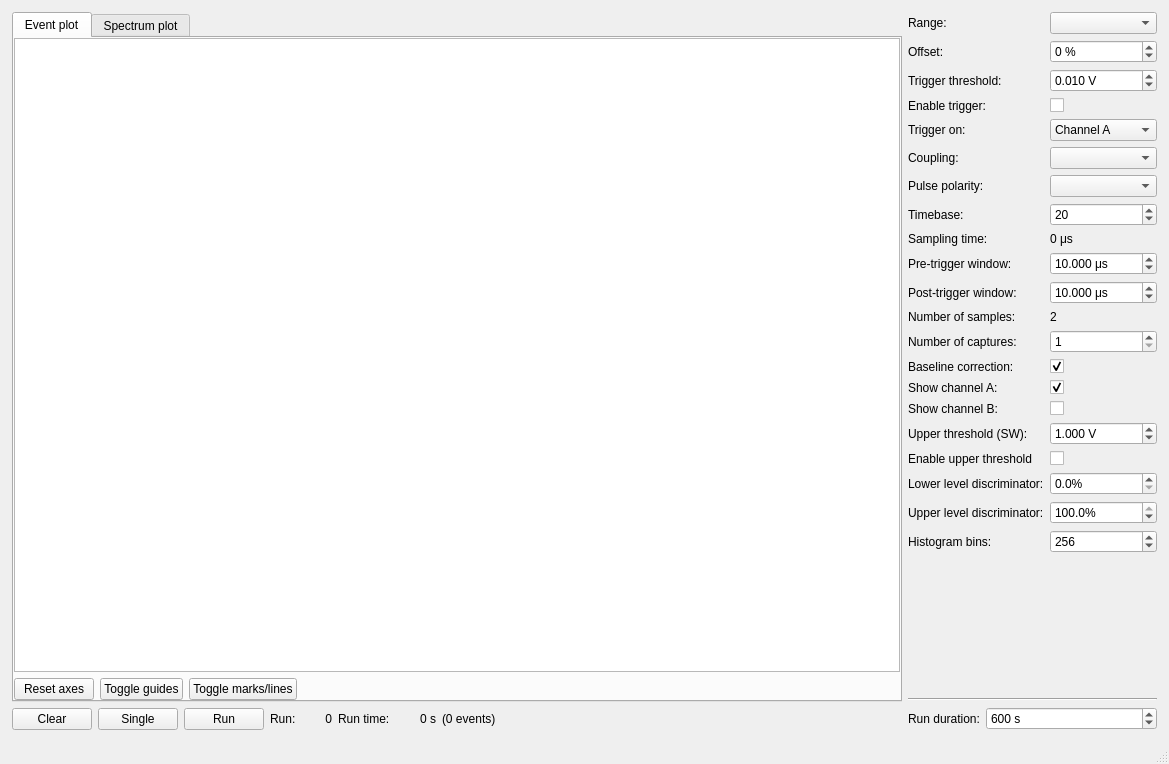
<?xml version="1.0" encoding="UTF-8"?>
<ui version="4.0">
 <class>MainWindow</class>
 <widget class="QMainWindow" name="MainWindow">
  <property name="geometry">
   <rect>
    <x>0</x>
    <y>0</y>
    <width>1169</width>
    <height>764</height>
   </rect>
  </property>
  <property name="windowTitle">
   <string>MainWindow</string>
  </property>
  <widget class="QWidget" name="centralwidget">
   <layout class="QHBoxLayout" name="horizontalLayout_2">
    <property name="leftMargin">
     <number>12</number>
    </property>
    <property name="topMargin">
     <number>12</number>
    </property>
    <property name="rightMargin">
     <number>12</number>
    </property>
    <property name="bottomMargin">
     <number>12</number>
    </property>
    <item>
     <layout class="QVBoxLayout" name="verticalLayout">
      <item>
       <widget class="QTabWidget" name="plot_tabs">
        <property name="currentIndex">
         <number>0</number>
        </property>
        <widget class="QWidget" name="event_tab">
         <attribute name="title">
          <string>Event plot</string>
         </attribute>
         <layout class="QVBoxLayout" name="verticalLayout_2">
          <property name="leftMargin">
           <number>0</number>
          </property>
          <property name="topMargin">
           <number>0</number>
          </property>
          <property name="rightMargin">
           <number>0</number>
          </property>
          <property name="bottomMargin">
           <number>0</number>
          </property>
          <item>
           <widget class="PlotWidget" name="event_plot"/>
          </item>
          <item>
           <layout class="QHBoxLayout" name="horizontalLayout_3">
            <item>
             <widget class="QPushButton" name="reset_event_axes_button">
              <property name="text">
               <string>Reset axes</string>
              </property>
             </widget>
            </item>
            <item>
             <widget class="QPushButton" name="toggle_guides_button1">
              <property name="text">
               <string>Toggle guides</string>
              </property>
             </widget>
            </item>
            <item>
             <widget class="QPushButton" name="toggle_markslines_button1">
              <property name="text">
               <string>Toggle marks/lines</string>
              </property>
             </widget>
            </item>
            <item>
             <spacer name="horizontalSpacer_2">
              <property name="orientation">
               <enum>Qt::Horizontal</enum>
              </property>
              <property name="sizeHint" stdset="0">
               <size>
                <width>40</width>
                <height>20</height>
               </size>
              </property>
             </spacer>
            </item>
           </layout>
          </item>
         </layout>
        </widget>
        <widget class="QWidget" name="spectrum_tab">
         <attribute name="title">
          <string>Spectrum plot</string>
         </attribute>
         <layout class="QVBoxLayout" name="verticalLayout_3">
          <property name="leftMargin">
           <number>0</number>
          </property>
          <property name="topMargin">
           <number>0</number>
          </property>
          <property name="rightMargin">
           <number>0</number>
          </property>
          <property name="bottomMargin">
           <number>0</number>
          </property>
          <item>
           <widget class="PlotWidget" name="spectrum_plot"/>
          </item>
          <item>
           <layout class="QHBoxLayout" name="horizontalLayout_6">
            <item>
             <widget class="QPushButton" name="reset_spectrum_axes_button">
              <property name="text">
               <string>Reset axes</string>
              </property>
             </widget>
            </item>
            <item>
             <widget class="QPushButton" name="toggle_guides_button2">
              <property name="text">
               <string>Toggle guides</string>
              </property>
             </widget>
            </item>
            <item>
             <widget class="QPushButton" name="toggle_markslines_button2">
              <property name="text">
               <string>Toggle marks/lines</string>
              </property>
             </widget>
            </item>
            <item>
             <spacer name="horizontalSpacer_3">
              <property name="orientation">
               <enum>Qt::Horizontal</enum>
              </property>
              <property name="sizeHint" stdset="0">
               <size>
                <width>40</width>
                <height>20</height>
               </size>
              </property>
             </spacer>
            </item>
           </layout>
          </item>
         </layout>
        </widget>
       </widget>
      </item>
      <item>
       <layout class="QHBoxLayout" name="horizontalLayout">
        <item>
         <widget class="QPushButton" name="clear_run_button">
          <property name="text">
           <string>Clear</string>
          </property>
         </widget>
        </item>
        <item>
         <widget class="QPushButton" name="single_button">
          <property name="text">
           <string>Single</string>
          </property>
         </widget>
        </item>
        <item>
         <widget class="QPushButton" name="run_stop_button">
          <property name="text">
           <string>Run</string>
          </property>
         </widget>
        </item>
        <item>
         <widget class="QLabel" name="label_24">
          <property name="text">
           <string>Run:</string>
          </property>
         </widget>
        </item>
        <item>
         <widget class="QLabel" name="run_number_label">
          <property name="minimumSize">
           <size>
            <width>30</width>
            <height>0</height>
           </size>
          </property>
          <property name="text">
           <string>0</string>
          </property>
          <property name="alignment">
           <set>Qt::AlignRight|Qt::AlignTrailing|Qt::AlignVCenter</set>
          </property>
          <property name="margin">
           <number>0</number>
          </property>
         </widget>
        </item>
        <item>
         <widget class="QLabel" name="label_12">
          <property name="text">
           <string>Run time:</string>
          </property>
         </widget>
        </item>
        <item>
         <widget class="QLabel" name="run_time_label">
          <property name="minimumSize">
           <size>
            <width>40</width>
            <height>0</height>
           </size>
          </property>
          <property name="text">
           <string>0 s</string>
          </property>
          <property name="alignment">
           <set>Qt::AlignRight|Qt::AlignTrailing|Qt::AlignVCenter</set>
          </property>
          <property name="margin">
           <number>0</number>
          </property>
         </widget>
        </item>
        <item>
         <widget class="QLabel" name="num_events_label">
          <property name="text">
           <string>(0 events)</string>
          </property>
         </widget>
        </item>
        <item>
         <spacer name="horizontalSpacer">
          <property name="orientation">
           <enum>Qt::Horizontal</enum>
          </property>
          <property name="sizeHint" stdset="0">
           <size>
            <width>40</width>
            <height>20</height>
           </size>
          </property>
         </spacer>
        </item>
       </layout>
      </item>
     </layout>
    </item>
    <item>
     <layout class="QVBoxLayout" name="verticalLayout_4" stretch="1,0,0,0">
      <item>
       <layout class="QFormLayout" name="formLayout">
        <property name="leftMargin">
         <number>0</number>
        </property>
        <property name="rightMargin">
         <number>0</number>
        </property>
        <item row="0" column="0">
         <widget class="QLabel" name="label">
          <property name="text">
           <string>Range:</string>
          </property>
         </widget>
        </item>
        <item row="0" column="1">
         <widget class="QComboBox" name="range_box"/>
        </item>
        <item row="1" column="0">
         <widget class="QLabel" name="label_2">
          <property name="text">
           <string>Offset:</string>
          </property>
         </widget>
        </item>
        <item row="1" column="1">
         <widget class="QDoubleSpinBox" name="offset_box">
          <property name="suffix">
           <string> %</string>
          </property>
          <property name="decimals">
           <number>0</number>
          </property>
          <property name="minimum">
           <double>-100.000000000000000</double>
          </property>
          <property name="maximum">
           <double>100.000000000000000</double>
          </property>
          <property name="value">
           <double>0.000000000000000</double>
          </property>
         </widget>
        </item>
        <item row="2" column="0">
         <widget class="QLabel" name="label_3">
          <property name="text">
           <string>Trigger threshold:</string>
          </property>
         </widget>
        </item>
        <item row="2" column="1">
         <widget class="QDoubleSpinBox" name="threshold_box">
          <property name="suffix">
           <string> V</string>
          </property>
          <property name="decimals">
           <number>3</number>
          </property>
          <property name="minimum">
           <double>-40.000000000000000</double>
          </property>
          <property name="maximum">
           <double>40.000000000000000</double>
          </property>
          <property name="singleStep">
           <double>0.010000000000000</double>
          </property>
          <property name="value">
           <double>0.010000000000000</double>
          </property>
         </widget>
        </item>
        <item row="3" column="0">
         <widget class="QLabel" name="label_4">
          <property name="text">
           <string>Enable trigger:</string>
          </property>
         </widget>
        </item>
        <item row="3" column="1">
         <widget class="QCheckBox" name="trigger_box">
          <property name="text">
           <string/>
          </property>
         </widget>
        </item>
        <item row="6" column="0">
         <widget class="QLabel" name="label_16">
          <property name="text">
           <string>Trigger on:</string>
          </property>
         </widget>
        </item>
        <item row="6" column="1">
         <widget class="QComboBox" name="trigger_channel_box">
          <item>
           <property name="text">
            <string>Channel A</string>
           </property>
          </item>
          <item>
           <property name="text">
            <string>Channel B</string>
           </property>
          </item>
          <item>
           <property name="text">
            <string>A OR B</string>
           </property>
          </item>
          <item>
           <property name="text">
            <string>A AND B</string>
           </property>
          </item>
         </widget>
        </item>
        <item row="7" column="0">
         <widget class="QLabel" name="label_14">
          <property name="text">
           <string>Coupling:</string>
          </property>
         </widget>
        </item>
        <item row="7" column="1">
         <widget class="QComboBox" name="coupling_box"/>
        </item>
        <item row="8" column="0">
         <widget class="QLabel" name="label_15">
          <property name="text">
           <string>Pulse polarity:</string>
          </property>
         </widget>
        </item>
        <item row="8" column="1">
         <widget class="QComboBox" name="polarity_box"/>
        </item>
        <item row="9" column="0">
         <widget class="QLabel" name="label_7">
          <property name="text">
           <string>Timebase:</string>
          </property>
         </widget>
        </item>
        <item row="9" column="1">
         <widget class="QSpinBox" name="timebase_box">
          <property name="minimum">
           <number>2</number>
          </property>
          <property name="maximum">
           <number>65535</number>
          </property>
          <property name="value">
           <number>20</number>
          </property>
         </widget>
        </item>
        <item row="10" column="0">
         <widget class="QLabel" name="label_8">
          <property name="text">
           <string>Sampling time:</string>
          </property>
         </widget>
        </item>
        <item row="10" column="1">
         <widget class="QLabel" name="sampling_time_label">
          <property name="text">
           <string>0 μs</string>
          </property>
         </widget>
        </item>
        <item row="11" column="0">
         <widget class="QLabel" name="label_5">
          <property name="text">
           <string>Pre-trigger window:</string>
          </property>
         </widget>
        </item>
        <item row="11" column="1">
         <widget class="QDoubleSpinBox" name="pre_trigger_box">
          <property name="suffix">
           <string> μs</string>
          </property>
          <property name="decimals">
           <number>3</number>
          </property>
          <property name="maximum">
           <double>100000.000000000000000</double>
          </property>
          <property name="value">
           <double>10.000000000000000</double>
          </property>
         </widget>
        </item>
        <item row="12" column="0">
         <widget class="QLabel" name="label_6">
          <property name="text">
           <string>Post-trigger window:</string>
          </property>
         </widget>
        </item>
        <item row="12" column="1">
         <widget class="QDoubleSpinBox" name="post_trigger_box">
          <property name="suffix">
           <string> μs</string>
          </property>
          <property name="decimals">
           <number>3</number>
          </property>
          <property name="maximum">
           <double>1000000.000000000000000</double>
          </property>
          <property name="value">
           <double>10.000000000000000</double>
          </property>
         </widget>
        </item>
        <item row="13" column="0">
         <widget class="QLabel" name="label_9">
          <property name="text">
           <string>Number of samples:</string>
          </property>
         </widget>
        </item>
        <item row="13" column="1">
         <widget class="QLabel" name="num_samples_label">
          <property name="text">
           <string>2</string>
          </property>
         </widget>
        </item>
        <item row="14" column="0">
         <widget class="QLabel" name="label_13">
          <property name="text">
           <string>Number of captures:</string>
          </property>
         </widget>
        </item>
        <item row="14" column="1">
         <widget class="QSpinBox" name="num_captures_box">
          <property name="minimum">
           <number>1</number>
          </property>
          <property name="maximum">
           <number>10000</number>
          </property>
         </widget>
        </item>
        <item row="15" column="0">
         <widget class="QLabel" name="label_16">
          <property name="text">
           <string>Baseline correction:</string>
          </property>
         </widget>
        </item>
        <item row="15" column="1">
         <widget class="QCheckBox" name="baseline_correction_box">
          <property name="text">
           <string/>
          </property>
          <property name="checked">
           <bool>true</bool>
          </property>
         </widget>
        </item>
        <item row="16" column="0">
         <widget class="QLabel" name="label_18">
          <property name="text">
           <string>Show channel A:</string>
          </property>
         </widget>
        </item>
        <item row="16" column="1">
         <widget class="QCheckBox" name="ch_A_enabled_box">
          <property name="text">
           <string/>
          </property>
          <property name="checked">
           <bool>true</bool>
          </property>
         </widget>
        </item>
        <item row="17" column="0">
         <widget class="QLabel" name="label_19">
          <property name="text">
           <string>Show channel B:</string>
          </property>
         </widget>
        </item>
        <item row="17" column="1">
         <widget class="QCheckBox" name="ch_B_enabled_box">
          <property name="text">
           <string/>
          </property>
         </widget>
        </item>
        <item row="20" column="0">
         <widget class="QLabel" name="label_20">
          <property name="text">
           <string>Lower level discriminator:</string>
          </property>
         </widget>
        </item>
        <item row="20" column="1">
         <widget class="QDoubleSpinBox" name="lld_box">
          <property name="suffix">
           <string>%</string>
          </property>
          <property name="decimals">
           <number>1</number>
          </property>
         </widget>
        </item>
        <item row="21" column="0">
         <widget class="QLabel" name="label_21">
          <property name="text">
           <string>Upper level discriminator:</string>
          </property>
         </widget>
        </item>
        <item row="21" column="1">
         <widget class="QDoubleSpinBox" name="uld_box">
          <property name="suffix">
           <string>%</string>
          </property>
          <property name="decimals">
           <number>1</number>
          </property>
          <property name="value">
           <double>100.000000000000000</double>
          </property>
         </widget>
        </item>
        <item row="22" column="0">
         <widget class="QLabel" name="label_22">
          <property name="text">
           <string>Histogram bins:</string>
          </property>
         </widget>
        </item>
        <item row="22" column="1">
         <widget class="QSpinBox" name="num_bins_box">
          <property name="maximum">
           <number>4095</number>
          </property>
          <property name="value">
           <number>256</number>
          </property>
         </widget>
        </item>
        <item row="19" column="1">
         <widget class="QCheckBox" name="upper_trigger_box">
          <property name="text">
           <string/>
          </property>
         </widget>
        </item>
        <item row="19" column="0">
         <widget class="QLabel" name="label_23">
          <property name="text">
           <string>Enable upper threshold</string>
          </property>
         </widget>
        </item>
        <item row="18" column="1">
         <widget class="QDoubleSpinBox" name="upper_threshold_box">
          <property name="suffix">
           <string> V</string>
          </property>
          <property name="decimals">
           <number>3</number>
          </property>
          <property name="minimum">
           <double>-40.000000000000000</double>
          </property>
          <property name="maximum">
           <double>40.000000000000000</double>
          </property>
          <property name="singleStep">
           <double>0.010000000000000</double>
          </property>
          <property name="value">
           <double>1.000000000000000</double>
          </property>
         </widget>
        </item>
        <item row="18" column="0">
         <widget class="QLabel" name="label_10">
          <property name="text">
           <string>Upper threshold (SW):</string>
          </property>
         </widget>
        </item>
       </layout>
      </item>
      <item>
       <widget class="Line" name="line_2">
        <property name="orientation">
         <enum>Qt::Horizontal</enum>
        </property>
       </widget>
      </item>
      <item>
       <layout class="QFormLayout" name="formLayout_6">
        <item row="0" column="0">
         <widget class="QLabel" name="label_11">
          <property name="text">
           <string>Run duration:</string>
          </property>
         </widget>
        </item>
        <item row="0" column="1">
         <widget class="QSpinBox" name="run_duration_box">
          <property name="suffix">
           <string> s</string>
          </property>
          <property name="minimum">
           <number>1</number>
          </property>
          <property name="maximum">
           <number>1000000</number>
          </property>
          <property name="value">
           <number>600</number>
          </property>
         </widget>
        </item>
       </layout>
      </item>
      <item>
       <layout class="QFormLayout" name="formLayout_2"/>
      </item>
     </layout>
    </item>
   </layout>
  </widget>
  <widget class="QMenuBar" name="menubar">
   <property name="geometry">
    <rect>
     <x>0</x>
     <y>0</y>
     <width>1169</width>
     <height>22</height>
    </rect>
   </property>
  </widget>
  <widget class="QStatusBar" name="statusbar"/>
 </widget>
 <customwidgets>
  <customwidget>
   <class>PlotWidget</class>
   <extends>QGraphicsView</extends>
   <header>pyqtgraph</header>
  </customwidget>
 </customwidgets>
 <resources/>
 <connections/>
</ui>
